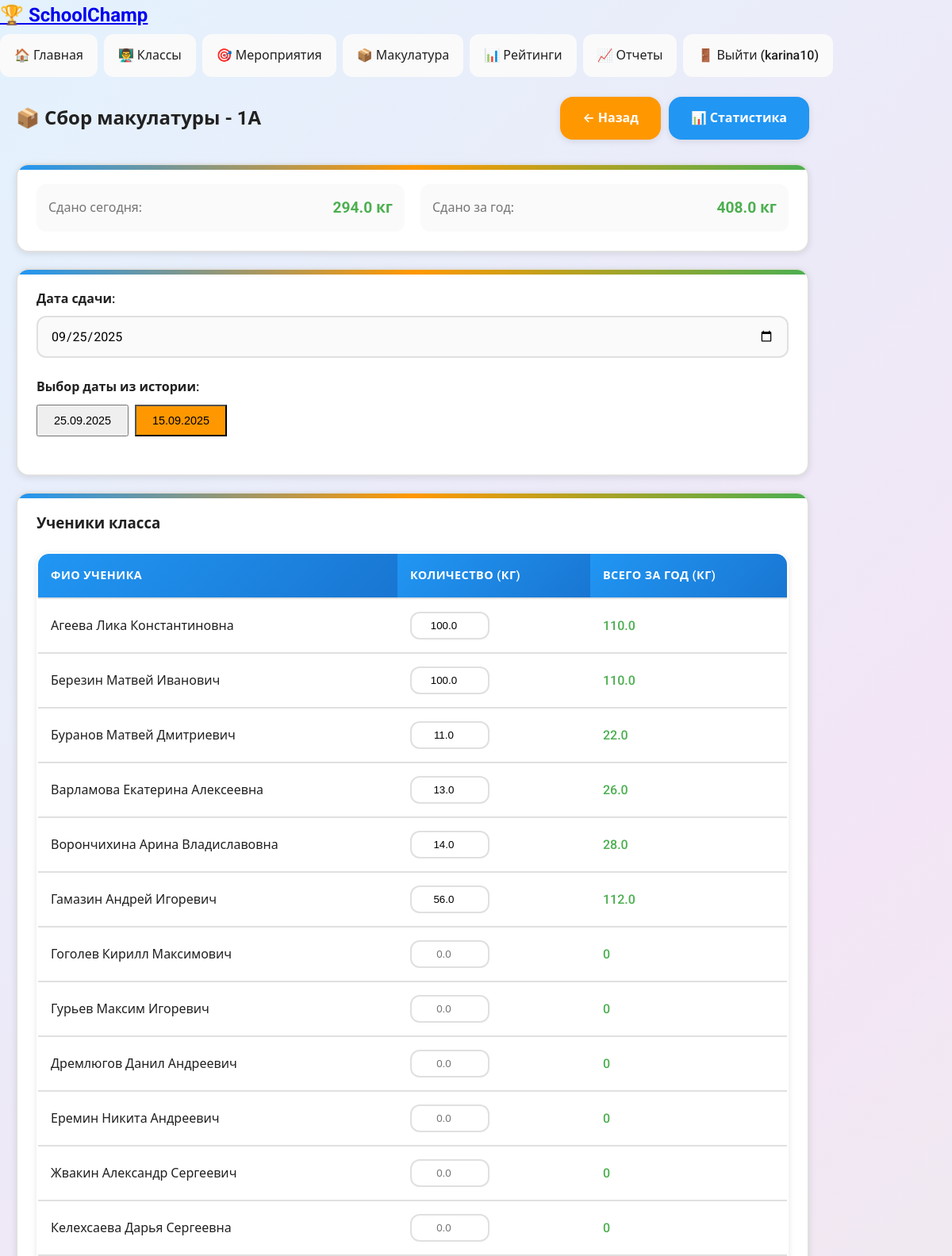
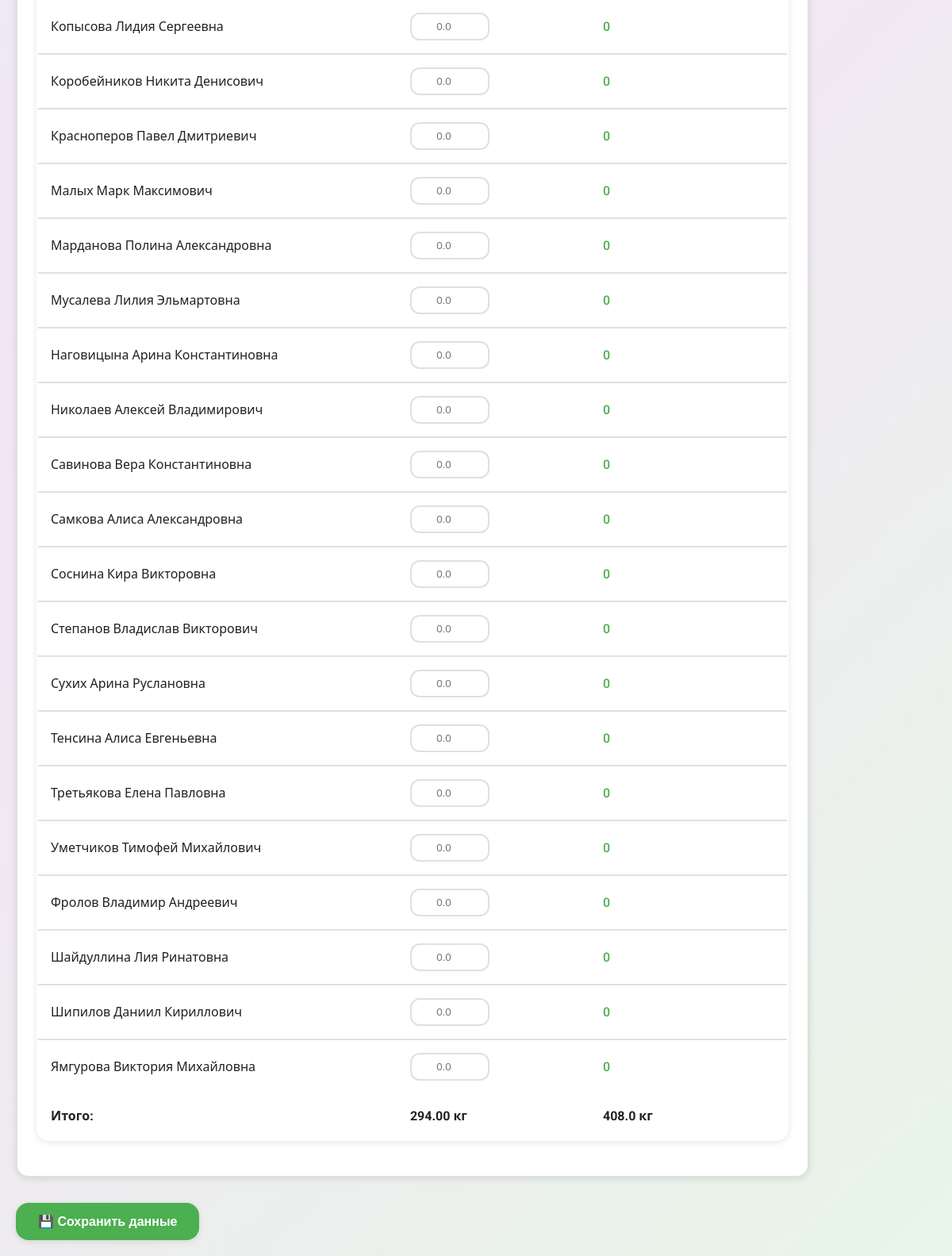
The page /paper_collection/class/1 (signed in) on the database its author committed (2 pictures, top to bottom).
### models.py (models this page shows, shortened)
class User(UserMixin, db.Model):
    __tablename__ = 'users'
    id = db.Column(db.Integer, primary_key=True)
    username = db.Column(db.String(80), unique=True, nullable=False)
    email = db.Column(db.String(120), unique=True, nullable=False)
    password_hash = db.Column(db.String(120), nullable=False)
    role = db.Column(db.String(20), nullable=False, default='teacher')
    class_id = db.Column(db.Integer, db.ForeignKey('school_classes.id'), nullable=True)
    created_at = db.Column(db.DateTime, default=datetime.utcnow)
    managed_class = db.relationship('SchoolClass', backref='class_teacher', foreign_keys='SchoolClass.class_teacher_id')
    created_events = db.relationship('Event', backref='creator', foreign_keys='Event.created_by')
    approved_participations = db.relationship('Participation', backref='approver',
                                              foreign_keys='Participation.approved_by')
    approved_portfolio_entries = db.relationship('PortfolioEntry', backref='approver',
                                                 foreign_keys='PortfolioEntry.approved_by')
    class_points = db.relationship('ClassPoints', backref='teacher', foreign_keys='ClassPoints.assigned_by')

class SchoolClass(db.Model):
    __tablename__ = 'school_classes'
    id = db.Column(db.Integer, primary_key=True)
    name = db.Column(db.String(50), nullable=False)
    grade = db.Column(db.String(10), nullable=False)
    class_teacher_id = db.Column(db.Integer, db.ForeignKey('users.id'), nullable=True)
    total_rating = db.Column(db.Integer, default=0)
    created_at = db.Column(db.DateTime, default=datetime.utcnow)
    students = db.relationship('Student', backref='school_class', lazy=True, cascade='all, delete-orphan')
    class_points = db.relationship('ClassPoints', backref='school_class', lazy=True, cascade='all, delete-orphan')

class PaperCollection(db.Model):
    __tablename__ = 'paper_collections'
    id = db.Column(db.Integer, primary_key=True)
    student_id = db.Column(db.Integer, db.ForeignKey('students.id'), nullable=False)
    class_id = db.Column(db.Integer, db.ForeignKey('school_classes.id'), nullable=False)
    kilograms = db.Column(db.Float, nullable=False)  # количество килограмм
    collection_date = db.Column(db.Date, nullable=False, default=datetime.utcnow)
    created_by = db.Column(db.Integer, db.ForeignKey('users.id'), nullable=False)
    created_at = db.Column(db.DateTime, default=datetime.utcnow)
    student = db.relationship('Student', backref='paper_collections')
    school_class = db.relationship('SchoolClass', backref='paper_collections')
    creator = db.relationship('User', backref='created_paper_collections')

class Student(UserMixin, db.Model):
    __tablename__ = 'students'
    id = db.Column(db.Integer, primary_key=True)
    full_name = db.Column(db.String(100), nullable=False)
    class_id = db.Column(db.Integer, db.ForeignKey('school_classes.id'), nullable=False)
    personal_rating = db.Column(db.Integer, default=0)
    login = db.Column(db.String(50), unique=True, nullable=False)
    password_hash = db.Column(db.String(120), nullable=False)
    created_at = db.Column(db.DateTime, default=datetime.utcnow)
    participations = db.relationship('Participation', backref='student', lazy=True, cascade='all, delete-orphan')
    portfolio_entries = db.relationship('PortfolioEntry', backref='student', lazy=True, cascade='all, delete-orphan')

### app.py (the view)
@app.route('/paper_collection/class/<int:class_id>')
@login_required
def paper_collection_class(class_id):
    if not getattr(current_user, 'role', None) or current_user.role not in ['admin', 'teacher']:
        flash('Недостаточно прав')
        return redirect(url_for('dashboard'))
    school_class = SchoolClass.query.get_or_404(class_id)
    if (getattr(current_user, 'role', None) == 'teacher' and
            current_user.managed_class and
            school_class.id not in [c.id for c in current_user.managed_class]):
        flash('У вас нет доступа к этому классу')
        return redirect(url_for('paper_collection'))
    collection_dates = db.session.query(PaperCollection.collection_date).filter(
        PaperCollection.class_id == class_id
    ).distinct().order_by(PaperCollection.collection_date.desc()).all()
    collection_dates = [date[0] for date in collection_dates]
    selected_date = request.args.get('date')
    if selected_date:
        selected_date = datetime.strptime(selected_date, '%Y-%m-%d').date()
    elif collection_dates:
        selected_date = collection_dates[0]
    else:
        selected_date = datetime.now().date()
    collections = PaperCollection.query.filter_by(
        class_id=class_id,
        collection_date=selected_date
    ).all()
    collections_dict = {collection.student_id: collection for collection in collections}
    table_data = []
    for student in school_class.students:
        collection = collections_dict.get(student.id)
        table_data.append({
            'student': student,
            'kilograms': collection.kilograms if collection else 0,
            'collection_id': collection.id if collection else None
        })
    total_today = sum(item['kilograms'] for item in table_data)
    total_year = db.session.query(db.func.sum(PaperCollection.kilograms)).filter(
        PaperCollection.class_id == class_id,
        PaperCollection.collection_date >= datetime(datetime.now().year, 1, 1).date()
    ).scalar() or 0
    student_year_stats = db.session.query(
        PaperCollection.student_id,
        db.func.sum(PaperCollection.kilograms).label('total_kg')
    ).filter(
        PaperCollection.class_id == class_id,
        PaperCollection.collection_date >= datetime(datetime.now().year, 1, 1).date()
    ).group_by(PaperCollection.student_id).all()
    student_stats_dict = {stat.student_id: stat.total_kg for stat in student_year_stats}
    return render_template('paper_collection/class_collection.html',
                           school_class=school_class,
                           table_data=table_data,
                           collection_dates=collection_dates,
                           selected_date=selected_date,
                           total_today=round(total_today, 2),
                           total_year=round(total_year, 2),
                           student_stats_dict=student_stats_dict)

### app.py (called while the page is built)
@app.context_processor
def utility_processor():
    def has_attr(obj, attr_name):
        return hasattr(obj, attr_name)
    return dict(has_attr=has_attr)

@login_manager.user_loader
def load_user(user_id):
    user = User.query.get(int(user_id))
    if not user:
        user = Student.query.get(int(user_id))
    return user

### templates/paper_collection/class_collection.html (shortened to what this page needs)
{% extends "base.html" %}
{% block content %}
<div class="class-collection-page">
    <div class="page-header">
        <h2>📦 Сбор макулатуры - {{ school_class.grade }}{{ school_class.name }}</h2>
        <div class="header-actions">
            <a href="{{ url_for('paper_collection') }}" class="btn btn-secondary">← Назад</a>
            <a href="{{ url_for('paper_collection_stats', class_id=school_class.id) }}" class="btn">📊 Статистика</a>
        </div>
    </div>
    <div class="collection-info card">
        <div class="info-stats">
            <div class="info-item">
                <span class="info-label">Сдано сегодня:</span>
                <span class="info-value">{{ total_today }} кг</span>
            </div>
            <div class="info-item">
                <span class="info-label">Сдано за год:</span>
                <span class="info-value">{{ total_year }} кг</span>
            </div>
        </div>
    </div>
    <div class="collection-controls card">
        <form id="collectionForm" method="POST" action="{{ url_for('save_paper_collection') }}">
            <div class="form-group">
                <label for="collection_date">Дата сдачи:</label>
                <input type="date" id="collection_date" name="collection_date"
                       value="{{ selected_date.strftime('%Y-%m-%d') }}" required>
            </div>
            <div class="form-group">
                <label>Выбор даты из истории:</label>
                <div class="date-buttons">
                    {% for date in collection_dates %}
                    <button type="button" class="btn-small {% if date == selected_date %}btn-primary{% else %}btn-secondary{% endif %}"
                            onclick="loadCollectionDate('{{ date.strftime('%Y-%m-%d') }}')">
                        {{ date.strftime('%d.%m.%Y') }}
                    </button>
                    {% endfor %}
                </div>
            </div>
        </form>
    </div>
    <div class="collection-table card">
        <h3>Ученики класса</h3>
        <table>
            <thead>
                <tr>
                    <th>ФИО ученика</th>
                    <th>Количество (кг)</th>
                    <th>Всего за год (кг)</th>
                </tr>
            </thead>
            <tbody>
                {% for item in table_data %}
                <tr>
                    <td>{{ item.student.full_name }}</td>
                    <td>
                        <input type="number"
                               name="kilograms_{{ item.student.id }}"
                               value="{{ item.kilograms if item.kilograms > 0 else '' }}"
                               step="0.1"
                               min="0"
                               placeholder="0.0"
                               class="kg-input"
                               onchange="markRowChanged(this)">
                    </td>
                    <td class="year-total">
                        {{ student_stats_dict.get(item.student.id, 0)|round(2) }}
                    </td>
                </tr>
                {% endfor %}
            </tbody>
            <tfoot>
                <tr>
                    <td><strong>Итого:</strong></td>
                    <td id="daily-total"><strong>{{ total_today }} кг</strong></td>
                    <td id="year-total"><strong>{{ total_year }} кг</strong></td>
                </tr>
            </tfoot>
        </table>
    </div>
    <div class="form-actions">
        <button type="button" onclick="saveCollection()" class="btn btn-success">💾 Сохранить данные</button>
    </div>
</div>
{% endblock %}

### templates/base.html (shortened to what this page needs)
<!DOCTYPE html>
<html lang="ru">
<head>
    <link rel="stylesheet" href="{{ url_for('static', filename='style.css') }}">
</head>
<body>
    <nav>
        <div class="nav-container">
            <h1><a href="{{ url_for('index') }}">🏆 SchoolChamp</a></h1>
            <ul>
                {% if current_user.is_authenticated %}
                    <li><a href="{{ url_for('dashboard') }}">🏠 Главная</a></li>
                    {% if current_user.role %}
                        <li><a href="{{ url_for('classes') }}">👨‍🏫 Классы</a></li>
                        <li><a href="{{ url_for('events') }}">🎯 Мероприятия</a></li>
                <li><a href="{{ url_for('paper_collection') }}">📦 Макулатура</a></li>
                    {% endif %}
                    <li><a href="{{ url_for('ratings') }}">📊 Рейтинги</a></li>
                    <li><a href="{{ url_for('reports') }}">📈 Отчеты</a></li>
                    <li><a href="{{ url_for('logout') }}">🚪 Выйти ({{ current_user.username if current_user.role else current_user.full_name }})</a></li>
                {% else %}
                    <li><a href="{{ url_for('login') }}">🔑 Войти</a></li>
                    <li><a href="{{ url_for('register') }}">📝 Регистрация</a></li>
                {% endif %}
            </ul>
        </div>
    </nav>
    <div class="container">
        {% block content %}{% endblock %}
    </div>
</body>
</html>

### static/style.css (style rules this page uses)
:root { --primary: #2196F3; --primary-dark: #1976D2; --primary-light: #BBDEFB; --secondary: #FF9800; --secondary-dark: #F57C00; --success: #4CAF50; --success-dark: #388E3C; --warning: #FFC107; --danger: #F44336; --info: #00BCD4; --light: #FAFAFA; --dark: #212121; --gray: #757575; --gray-light: #E0E0E0; --border-radius: 16px; --border-radius-sm: 12px; --shadow: 0 2px 8px rgba(0, 0, 0, 0.1); --shadow-lg: 0 4px 16px rgba(0, 0, 0, 0.15); --shadow-xl: 0 8px 24px rgba(0, 0, 0, 0.2); --transition: all 0.3s ease; }
* { margin: 0; padding: 0; box-sizing: border-box; }
body { font-family: 'Roboto', 'Segoe UI', system-ui, -apple-system, sans-serif; line-height: 1.6; color: var(--dark); background: linear-gradient(135deg, #E3F2FD 0%, #F3E5F5 50%, #E8F5E8 100%); min-height: 100vh; }
.container { max-width: 1200px; margin: 0 auto; padding: 20px; min-height: calc(100vh - 80px); }
nav ul { list-style: none; display: flex; gap: 8px; align-items: center; flex-wrap: nowrap; overflow-x: auto; -webkit-overflow-scrolling: touch; padding: 5px 0; }
nav ul li { flex-shrink: 0; }
nav ul li a { color: var(--dark); text-decoration: none; padding: 12px 16px; border-radius: var(--border-radius-sm); font-weight: 500; transition: var(--transition); background: var(--light); border: 2px solid transparent; white-space: nowrap; display: block; }
.btn { background: var(--primary); color: white; padding: 14px 28px; border: none; border-radius: var(--border-radius); cursor: pointer; text-decoration: none; display: inline-flex; align-items: center; gap: 10px; font-weight: 600; font-size: 1rem; transition: var(--transition); box-shadow: var(--shadow); position: relative; overflow: hidden; }
.btn-small { padding: 10px 20px; font-size: 0.9rem; }
.btn-secondary { background: var(--secondary); }
.btn-success { background: var(--success); }
.card { background: white; border-radius: var(--border-radius); padding: 24px; box-shadow: var(--shadow); border: 2px solid var(--gray-light); transition: var(--transition); position: relative; overflow: hidden; }
.card::before { content: ''; position: absolute; top: 0; left: 0; right: 0; height: 6px; background: linear-gradient(90deg, var(--primary), var(--secondary), var(--success)); }
.form-group { margin-bottom: 24px; }
.form-group label { display: block; margin-bottom: 8px; font-weight: 600; color: var(--dark); font-size: 1rem; }
.form-group input, .form-group select, .form-group textarea { width: 100%; padding: 14px 16px; border: 2px solid var(--gray-light); border-radius: var(--border-radius-sm); font-size: 1rem; transition: var(--transition); background: var(--light); font-family: inherit; }
.form-actions { display: flex; gap: 12px; margin-top: 32px; flex-wrap: wrap; }
table { width: 100%; border-collapse: collapse; background: white; border-radius: var(--border-radius); overflow: hidden; box-shadow: var(--shadow); margin: 20px 0; border: 2px solid var(--gray-light); }
table th, table td { padding: 16px; text-align: left; border-bottom: 2px solid var(--gray-light); }
table th { background: linear-gradient(135deg, var(--primary), var(--primary-dark)); color: white; font-weight: 600; font-size: 0.9rem; text-transform: uppercase; letter-spacing: 0.5px; }
table tr:last-child td { border-bottom: none; }
.card { animation: bounceIn 0.6s ease-out; }
.btn { animation: slideIn 0.5s ease-out; }

### templates/paper_collection/class_collection.html (style rules this page uses)
.class-collection-page { max-width: 1000px; }
.page-header { display: flex; justify-content: space-between; align-items: center; margin-bottom: 30px; flex-wrap: wrap; gap: 15px; }
.header-actions { display: flex; gap: 10px; }
.collection-info { margin-bottom: 20px; }
.info-stats { display: grid; grid-template-columns: repeat(auto-fit, minmax(200px, 1fr)); gap: 20px; }
.info-item { display: flex; justify-content: space-between; align-items: center; padding: 15px; background: var(--light); border-radius: var(--border-radius-sm); }
.info-label { font-weight: 500; color: var(--gray); }
.info-value { font-weight: 700; font-size: 1.2rem; color: var(--success); }
.collection-controls { margin-bottom: 20px; }
.date-buttons { display: flex; gap: 8px; flex-wrap: wrap; margin-top: 10px; }
.collection-table { margin-bottom: 20px; overflow-x: auto; }
.kg-input { width: 100px; padding: 8px; border: 2px solid var(--gray-light); border-radius: var(--border-radius-sm); text-align: center; font-weight: 500; }
.year-total { font-weight: 500; color: var(--success); }
.form-actions { display: flex; align-items: center; gap: 15px; flex-wrap: wrap; }

### rows shown on the page
User: role+username "karina10"
SchoolClass: grade "1", name "А"
PaperCollection: student.full_name "Агеева Лика Константиновна", kilograms "100.0", get "110.0"
PaperCollection: student.full_name "Березин Матвей Иванович", kilograms "100.0", get "110.0"
PaperCollection: student.full_name "Буранов Матвей Дмитриевич", kilograms "11.0", get "22.0"
PaperCollection: student.full_name "Варламова Екатерина Алексеевна", kilograms "13.0", get "26.0"
PaperCollection: student.full_name "Ворончихина Арина Владиславовна", kilograms "14.0", get "28.0"
PaperCollection: student.full_name "Гамазин Андрей Игоревич", kilograms "56.0", get "112.0"
Student: student.full_name "Гоголев Кирилл Максимович"
Student: student.full_name "Гурьев Максим Игоревич"
Student: student.full_name "Дремлюгов Данил Андреевич"
Student: student.full_name "Еремин Никита Андреевич"
Student: student.full_name "Жвакин Александр Сергеевич"
Student: student.full_name "Келехсаева Дарья Сергеевна"
Student: student.full_name "Копысова Лидия Сергеевна"
Student: student.full_name "Коробейников Никита Денисович"
Student: student.full_name "Красноперов Павел Дмитриевич"
Student: student.full_name "Малых Марк Максимович"
Student: student.full_name "Марданова Полина Александровна"
Student: student.full_name "Мусалева Лилия Эльмартовна"
Student: student.full_name "Наговицына Арина Константиновна"
Student: student.full_name "Николаев Алексей Владимирович"
Student: student.full_name "Савинова Вера Константиновна"
Student: student.full_name "Самкова Алиса Александровна"
Student: student.full_name "Соснина Кира Викторовна"
Student: student.full_name "Степанов Владислав Викторович"
Student: student.full_name "Сухих Арина Руслановна"
Student: student.full_name "Тенсина Алиса Евгеньевна"
Student: student.full_name "Третьякова Елена Павловна"
Student: student.full_name "Уметчиков Тимофей Михайлович"
Student: student.full_name "Фролов Владимир Андреевич"
Student: student.full_name "Шайдуллина Лия Ринатовна"
Student: student.full_name "Шипилов Даниил Кириллович"
Student: student.full_name "Ямгурова Виктория Михайловна"

### other values the page prints
{{ total_today }} "294.0"
{{ total_year }} "408.0"
{{ date.strftime('%d.%m.%Y') }} "25.09.2025" "15.09.2025"
{{ student_stats_dict.get(item.student.id, 0)|round(2) }} "0" "0" "0" "0" "0" "0" "0" "0" "0" "0" "0" "0" "0" "0" "0" "0" "0" "0" "0" "0" "0" "0" "0" "0" "0" "0"
